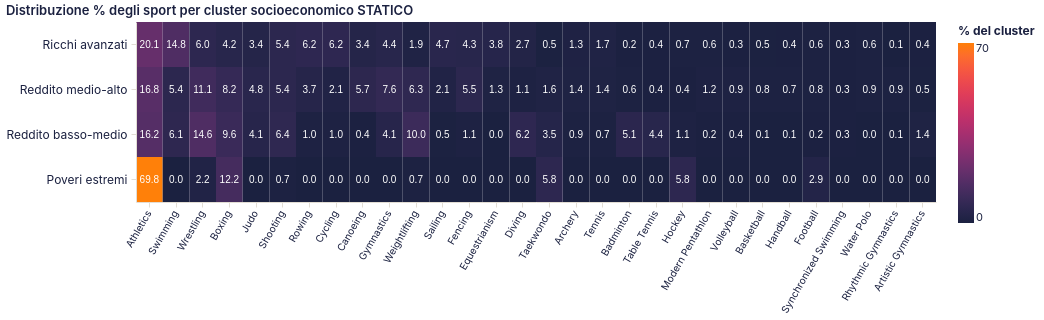

Here is the Vega-Lite specification saved for this chart:
### Vega-Lite specification from a JSON file in a GitHub repository (floating-point values rounded to 4 significant figures)
{"$schema": "https://vega.github.io/schema/vega-lite/v5.20.1.json", "config": {"arc": {"fill": "#1b2140"}, "area": {"fill": "#1b2140", "fillOpacity": 0.15, "line": true}, "axis": {"domainColor": "#e2ddd4", "grid": true, "gridColor": "#e2ddd4", "gridWidth": 0.6, "labelAngle": 0, "labelColor": "#1b2140", "labelFont": "Inter, system-ui, -apple-system, BlinkMacSystemFont, 'Segoe UI', Roboto, sans-serif", "labelFontSize": 12, "labelFontWeight": 400, "labelPadding": 4, "tickColor": "#e2ddd4", "tickSize": 5, "titleColor": "#1b2140", "titleFont": "Inter, system-ui, -apple-system, BlinkMacSystemFont, 'Segoe UI', Roboto, sans-serif", "titleFontSize": 12, "titleFontWeight": 600}, "axisBand": {"grid": false}, "background": "transparent", "bar": {"fill": "#1b2140"}, "legend": {"labelColor": "#1b2140", "labelFont": "Inter, system-ui, -apple-system, BlinkMacSystemFont, 'Segoe UI', Roboto, sans-serif", "labelFontSize": 11, "padding": 4, "symbolType": "circle", "titleColor": "#1b2140", "titleFont": "Inter, system-ui, -apple-system, BlinkMacSystemFont, 'Segoe UI', Roboto, sans-serif", "titleFontSize": 12}, "line": {"stroke": "#1b2140", "strokeWidth": 2}, "mark": {"color": "#1b2140"}, "path": {"stroke": "#1b2140"}, "point": {"fill": "#1b2140", "filled": true}, "range": {"category": ["#1b2140", "#ff8009", "#9a0641", "#ffe34a", "#e7b6af", "#0088b0", "#e03830"]}, "rect": {"fill": "#1b2140"}, "shape": {"stroke": "#1b2140"}, "symbol": {"fill": "#1b2140"}, "title": {"anchor": "start", "color": "#1b2140", "font": "Inter, system-ui, -apple-system, BlinkMacSystemFont, 'Segoe UI', Roboto, sans-serif", "fontSize": 13, "fontWeight": 600, "subtitleColor": "#1b2140", "subtitleFont": "Inter, system-ui, -apple-system, BlinkMacSystemFont, 'Segoe UI', Roboto, sans-serif"}, "view": {"continuousHeight": 300, "continuousWidth": 400, "fill": null, "stroke": null}}, "data": {"name": "data-e5fa15f4d1516b31dbe4461b0c456b45"}, "datasets": {"data-e5fa15f4d1516b31dbe4461b0c456b45": [{"cluster_label": "Ricchi avanzati", "pct_del_cluster": 1.318, "sport": "Archery"}, {"cluster_label": "Reddito medio-alto", "pct_del_cluster": 1.372, "sport": "Archery"}, {"cluster_label": "Reddito basso-medio", "pct_del_cluster": 0.8638, "sport": "Archery"}, {"cluster_label": "Poveri estremi", "pct_del_cluster": 0.0, "sport": "Archery"}, {"cluster_label": "Ricchi avanzati", "pct_del_cluster": 0.3902, "sport": "Artistic Gymnastics"}, {"cluster_label": "Reddito medio-alto", "pct_del_cluster": 0.4819, "sport": "Artistic Gymnastics"}, {"cluster_label": "Reddito basso-medio", "pct_del_cluster": 1.395, "sport": "Artistic Gymnastics"}, {"cluster_label": "Poveri estremi", "pct_del_cluster": 0.0, "sport": "Artistic Gymnastics"}, {"cluster_label": "Ricchi avanzati", "pct_del_cluster": 20.06, "sport": "Athletics"}, {"cluster_label": "Reddito medio-alto", "pct_del_cluster": 16.83, "sport": "Athletics"}, {"cluster_label": "Reddito basso-medio", "pct_del_cluster": 16.21, "sport": "Athletics"}, {"cluster_label": "Poveri estremi", "pct_del_cluster": 69.78, "sport": "Athletics"}, {"cluster_label": "Ricchi avanzati", "pct_del_cluster": 0.2109, "sport": "Badminton"}, {"cluster_label": "Reddito medio-alto", "pct_del_cluster": 0.6487, "sport": "Badminton"}, {"cluster_label": "Reddito basso-medio", "pct_del_cluster": 5.116, "sport": "Badminton"}, {"cluster_label": "Poveri estremi", "pct_del_cluster": 0.0, "sport": "Badminton"}, {"cluster_label": "Ricchi avanzati", "pct_del_cluster": 0.5273, "sport": "Basketball"}, {"cluster_label": "Reddito medio-alto", "pct_del_cluster": 0.7785, "sport": "Basketball"}, {"cluster_label": "Reddito basso-medio", "pct_del_cluster": 0.1329, "sport": "Basketball"}, {"cluster_label": "Poveri estremi", "pct_del_cluster": 0.0, "sport": "Basketball"}, {"cluster_label": "Ricchi avanzati", "pct_del_cluster": 4.219, "sport": "Boxing"}, {"cluster_label": "Reddito medio-alto", "pct_del_cluster": 8.193, "sport": "Boxing"}, {"cluster_label": "Reddito basso-medio", "pct_del_cluster": 9.568, "sport": "Boxing"}, {"cluster_label": "Poveri estremi", "pct_del_cluster": 12.23, "sport": "Boxing"}, {"cluster_label": "Ricchi avanzati", "pct_del_cluster": 3.364, "sport": "Canoeing"}, {"cluster_label": "Reddito medio-alto", "pct_del_cluster": 5.69, "sport": "Canoeing"}, {"cluster_label": "Reddito basso-medio", "pct_del_cluster": 0.3987, "sport": "Canoeing"}, {"cluster_label": "Poveri estremi", "pct_del_cluster": 0.0, "sport": "Canoeing"}, {"cluster_label": "Ricchi avanzati", "pct_del_cluster": 6.201, "sport": "Cycling"}, {"cluster_label": "Reddito medio-alto", "pct_del_cluster": 2.132, "sport": "Cycling"}, {"cluster_label": "Reddito basso-medio", "pct_del_cluster": 0.9967, "sport": "Cycling"}, {"cluster_label": "Poveri estremi", "pct_del_cluster": 0.0, "sport": "Cycling"}, {"cluster_label": "Ricchi avanzati", "pct_del_cluster": 2.658, "sport": "Diving"}, {"cluster_label": "Reddito medio-alto", "pct_del_cluster": 1.075, "sport": "Diving"}, {"cluster_label": "Reddito basso-medio", "pct_del_cluster": 6.246, "sport": "Diving"}, {"cluster_label": "Poveri estremi", "pct_del_cluster": 0.0, "sport": "Diving"}, {"cluster_label": "Ricchi avanzati", "pct_del_cluster": 3.839, "sport": "Equestrianism"}, {"cluster_label": "Reddito medio-alto", "pct_del_cluster": 1.335, "sport": "Equestrianism"}, {"cluster_label": "Reddito basso-medio", "pct_del_cluster": 0.0, "sport": "Equestrianism"}, {"cluster_label": "Poveri estremi", "pct_del_cluster": 0.0, "sport": "Equestrianism"}, {"cluster_label": "Ricchi avanzati", "pct_del_cluster": 4.335, "sport": "Fencing"}, {"cluster_label": "Reddito medio-alto", "pct_del_cluster": 5.487, "sport": "Fencing"}, {"cluster_label": "Reddito basso-medio", "pct_del_cluster": 1.13, "sport": "Fencing"}, {"cluster_label": "Poveri estremi", "pct_del_cluster": 0.0, "sport": "Fencing"}, {"cluster_label": "Ricchi avanzati", "pct_del_cluster": 0.58, "sport": "Football"}, {"cluster_label": "Reddito medio-alto", "pct_del_cluster": 0.797, "sport": "Football"}, {"cluster_label": "Reddito basso-medio", "pct_del_cluster": 0.1993, "sport": "Football"}, {"cluster_label": "Poveri estremi", "pct_del_cluster": 2.878, "sport": "Football"}, {"cluster_label": "Ricchi avanzati", "pct_del_cluster": 4.377, "sport": "Gymnastics"}, {"cluster_label": "Reddito medio-alto", "pct_del_cluster": 7.637, "sport": "Gymnastics"}, {"cluster_label": "Reddito basso-medio", "pct_del_cluster": 4.12, "sport": "Gymnastics"}, {"cluster_label": "Poveri estremi", "pct_del_cluster": 0.0, "sport": "Gymnastics"}, {"cluster_label": "Ricchi avanzati", "pct_del_cluster": 0.3586, "sport": "Handball"}, {"cluster_label": "Reddito medio-alto", "pct_del_cluster": 0.7414, "sport": "Handball"}, {"cluster_label": "Reddito basso-medio", "pct_del_cluster": 0.06645, "sport": "Handball"}, {"cluster_label": "Poveri estremi", "pct_del_cluster": 0.0, "sport": "Handball"}, {"cluster_label": "Ricchi avanzati", "pct_del_cluster": 0.6855, "sport": "Hockey"}, {"cluster_label": "Reddito medio-alto", "pct_del_cluster": 0.3892, "sport": "Hockey"}, {"cluster_label": "Reddito basso-medio", "pct_del_cluster": 1.063, "sport": "Hockey"}, {"cluster_label": "Poveri estremi", "pct_del_cluster": 5.755, "sport": "Hockey"}, {"cluster_label": "Ricchi avanzati", "pct_del_cluster": 3.364, "sport": "Judo"}, {"cluster_label": "Reddito medio-alto", "pct_del_cluster": 4.782, "sport": "Judo"}, {"cluster_label": "Reddito basso-medio", "pct_del_cluster": 4.12, "sport": "Judo"}, {"cluster_label": "Poveri estremi", "pct_del_cluster": 0.0, "sport": "Judo"}, {"cluster_label": "Ricchi avanzati", "pct_del_cluster": 0.6433, "sport": "Modern Pentathlon"}, {"cluster_label": "Reddito medio-alto", "pct_del_cluster": 1.223, "sport": "Modern Pentathlon"}, {"cluster_label": "Reddito basso-medio", "pct_del_cluster": 0.1993, "sport": "Modern Pentathlon"}, {"cluster_label": "Poveri estremi", "pct_del_cluster": 0.0, "sport": "Modern Pentathlon"}, {"cluster_label": "Ricchi avanzati", "pct_del_cluster": 0.09492, "sport": "Rhythmic Gymnastics"}, {"cluster_label": "Reddito medio-alto", "pct_del_cluster": 0.8526, "sport": "Rhythmic Gymnastics"}, {"cluster_label": "Reddito basso-medio", "pct_del_cluster": 0.1329, "sport": "Rhythmic Gymnastics"}, {"cluster_label": "Poveri estremi", "pct_del_cluster": 0.0, "sport": "Rhythmic Gymnastics"}, {"cluster_label": "Ricchi avanzati", "pct_del_cluster": 6.18, "sport": "Rowing"}, {"cluster_label": "Reddito medio-alto", "pct_del_cluster": 3.726, "sport": "Rowing"}, {"cluster_label": "Reddito basso-medio", "pct_del_cluster": 0.9967, "sport": "Rowing"}, {"cluster_label": "Poveri estremi", "pct_del_cluster": 0.0, "sport": "Rowing"}, {"cluster_label": "Ricchi avanzati", "pct_del_cluster": 4.746, "sport": "Sailing"}, {"cluster_label": "Reddito medio-alto", "pct_del_cluster": 2.132, "sport": "Sailing"}, {"cluster_label": "Reddito basso-medio", "pct_del_cluster": 0.5316, "sport": "Sailing"}, {"cluster_label": "Poveri estremi", "pct_del_cluster": 0.0, "sport": "Sailing"}, {"cluster_label": "Ricchi avanzati", "pct_del_cluster": 5.4, "sport": "Shooting"}, {"cluster_label": "Reddito medio-alto", "pct_del_cluster": 5.431, "sport": "Shooting"}, {"cluster_label": "Reddito basso-medio", "pct_del_cluster": 6.379, "sport": "Shooting"}, {"cluster_label": "Poveri estremi", "pct_del_cluster": 0.7194, "sport": "Shooting"}, {"cluster_label": "Ricchi avanzati", "pct_del_cluster": 14.79, "sport": "Swimming"}, {"cluster_label": "Reddito medio-alto", "pct_del_cluster": 5.449, "sport": "Swimming"}, {"cluster_label": "Reddito basso-medio", "pct_del_cluster": 6.113, "sport": "Swimming"}, {"cluster_label": "Poveri estremi", "pct_del_cluster": 0.0, "sport": "Swimming"}, {"cluster_label": "Ricchi avanzati", "pct_del_cluster": 0.3375, "sport": "Synchronized Swimming"}, {"cluster_label": "Reddito medio-alto", "pct_del_cluster": 0.2595, "sport": "Synchronized Swimming"}, {"cluster_label": "Reddito basso-medio", "pct_del_cluster": 0.3322, "sport": "Synchronized Swimming"}, {"cluster_label": "Poveri estremi", "pct_del_cluster": 0.0, "sport": "Synchronized Swimming"}, {"cluster_label": "Ricchi avanzati", "pct_del_cluster": 0.3586, "sport": "Table Tennis"}, {"cluster_label": "Reddito medio-alto", "pct_del_cluster": 0.3522, "sport": "Table Tennis"}, {"cluster_label": "Reddito basso-medio", "pct_del_cluster": 4.385, "sport": "Table Tennis"}, {"cluster_label": "Poveri estremi", "pct_del_cluster": 0.0, "sport": "Table Tennis"}, {"cluster_label": "Ricchi avanzati", "pct_del_cluster": 0.5168, "sport": "Taekwondo"}, {"cluster_label": "Reddito medio-alto", "pct_del_cluster": 1.65, "sport": "Taekwondo"}, {"cluster_label": "Reddito basso-medio", "pct_del_cluster": 3.522, "sport": "Taekwondo"}, {"cluster_label": "Poveri estremi", "pct_del_cluster": 5.755, "sport": "Taekwondo"}, {"cluster_label": "Ricchi avanzati", "pct_del_cluster": 1.709, "sport": "Tennis"}, {"cluster_label": "Reddito medio-alto", "pct_del_cluster": 1.372, "sport": "Tennis"}, {"cluster_label": "Reddito basso-medio", "pct_del_cluster": 0.7309, "sport": "Tennis"}, {"cluster_label": "Poveri estremi", "pct_del_cluster": 0.0, "sport": "Tennis"}, {"cluster_label": "Ricchi avanzati", "pct_del_cluster": 0.348, "sport": "Volleyball"}, {"cluster_label": "Reddito medio-alto", "pct_del_cluster": 0.9268, "sport": "Volleyball"}, {"cluster_label": "Reddito basso-medio", "pct_del_cluster": 0.3987, "sport": "Volleyball"}, {"cluster_label": "Poveri estremi", "pct_del_cluster": 0.0, "sport": "Volleyball"}, {"cluster_label": "Ricchi avanzati", "pct_del_cluster": 0.58, "sport": "Water Polo"}, {"cluster_label": "Reddito medio-alto", "pct_del_cluster": 0.8526, "sport": "Water Polo"}, {"cluster_label": "Reddito basso-medio", "pct_del_cluster": 0.0, "sport": "Water Polo"}, {"cluster_label": "Poveri estremi", "pct_del_cluster": 0.0, "sport": "Water Polo"}, {"cluster_label": "Ricchi avanzati", "pct_del_cluster": 1.856, "sport": "Weightlifting"}, {"cluster_label": "Reddito medio-alto", "pct_del_cluster": 6.302, "sport": "Weightlifting"}, {"cluster_label": "Reddito basso-medio", "pct_del_cluster": 10.03, "sport": "Weightlifting"}, {"cluster_label": "Poveri estremi", "pct_del_cluster": 0.7194, "sport": "Weightlifting"}, {"cluster_label": "Ricchi avanzati", "pct_del_cluster": 5.959, "sport": "Wrestling"}, {"cluster_label": "Reddito medio-alto", "pct_del_cluster": 11.1, "sport": "Wrestling"}, {"cluster_label": "Reddito basso-medio", "pct_del_cluster": 14.62, "sport": "Wrestling"}, {"cluster_label": "Poveri estremi", "pct_del_cluster": 2.158, "sport": "Wrestling"}]}, "height": 180, "layer": [{"encoding": {"color": {"field": "pct_del_cluster", "scale": {"range": ["#1b2140", "#ff8009"]}, "title": "% del cluster", "type": "quantitative"}, "tooltip": [{"field": "cluster_label", "title": "Cluster", "type": "nominal"}, {"field": "sport", "title": "Sport", "type": "nominal"}, {"field": "pct_del_cluster", "format": ".1f", "title": "% medaglie del cluster", "type": "quantitative"}], "x": {"axis": {"labelAngle": -60, "labelFontSize": 10}, "field": "sport", "sort": ["Athletics", "Swimming", "Wrestling", "Boxing", "Judo", "Shooting", "Rowing", "Cycling", "Canoeing", "Gymnastics", "Weightlifting", "Sailing", "Fencing", "Equestrianism", "Diving", "Taekwondo", "Archery", "Tennis", "Badminton", "Table Tennis", "Hockey", "Modern Pentathlon", "Volleyball", "Basketball", "Handball", "Football", "Synchronized Swimming", "Water Polo", "Rhythmic Gymnastics", "Artistic Gymnastics"], "title": null, "type": "nominal"}, "y": {"field": "cluster_label", "sort": ["Ricchi avanzati", "Reddito medio-alto", "Reddito basso-medio", "Poveri estremi"], "title": null, "type": "nominal"}}, "mark": {"type": "rect"}, "name": "view_32"}, {"encoding": {"color": {"condition": {"test": "(datum.pct_del_cluster > 50)", "value": "white"}, "value": "white"}, "text": {"field": "pct_del_cluster", "format": ".1f", "type": "quantitative"}, "x": {"axis": {"labelAngle": -60, "labelFontSize": 10}, "field": "sport", "sort": ["Athletics", "Swimming", "Wrestling", "Boxing", "Judo", "Shooting", "Rowing", "Cycling", "Canoeing", "Gymnastics", "Weightlifting", "Sailing", "Fencing", "Equestrianism", "Diving", "Taekwondo", "Archery", "Tennis", "Badminton", "Table Tennis", "Hockey", "Modern Pentathlon", "Volleyball", "Basketball", "Handball", "Football", "Synchronized Swimming", "Water Polo", "Rhythmic Gymnastics", "Artistic Gymnastics"], "title": null, "type": "nominal"}, "y": {"field": "cluster_label", "sort": ["Ricchi avanzati", "Reddito medio-alto", "Reddito basso-medio", "Poveri estremi"], "title": null, "type": "nominal"}}, "mark": {"baseline": "middle", "fontSize": 10, "type": "text"}}], "params": [{"bind": "scales", "name": "param_15", "select": {"encodings": ["x", "y"], "type": "interval"}, "views": ["view_32"]}], "title": "Distribuzione % degli sport per cluster socioeconomico STATICO", "width": 800}
